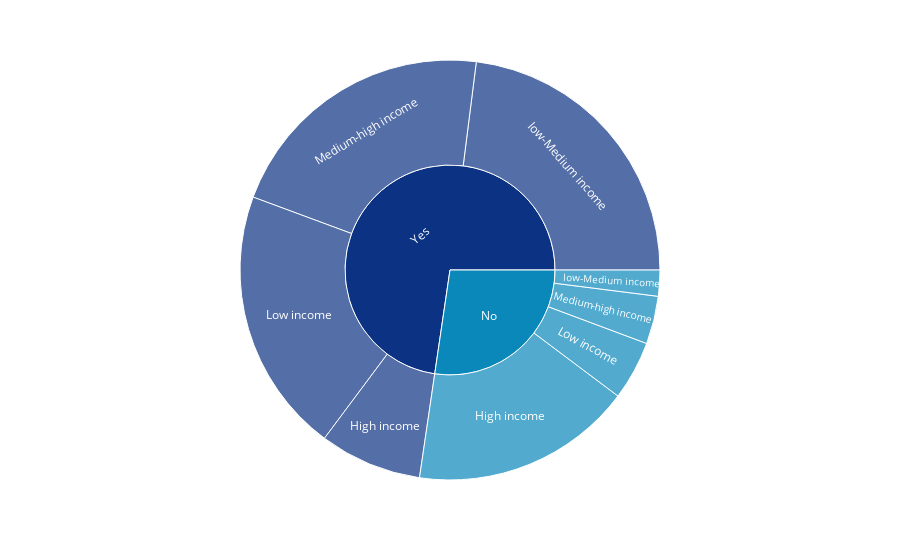

Notebook code cell kept with this figure:
### Markdown cell above
El gasto parece estar positivamente correlacionado con el nivel de ingresos. Verificaremos esto. Dividiremos los Ingresos en cuatro grupos

### Code cell
cut_labels_Income = ['Low income', 'low-Medium income', 'Medium-high income', 'High income']
dff['Income_bins'] = pd.qcut(dff['Income'], q=4,labels=cut_labels_Income)

df = dff[['Income_bins','Has_child']]

fig = px.sunburst(df, path=['Has_child','Income_bins'],color_discrete_sequence=px.colors.diverging.Portland)
fig.show()

### Figure 1 — Plotly figure (JSON) as saved in the notebook; plotly's stock layout.template omitted (floating-point values rounded to 4 significant figures)
{"data": [{"branchvalues": "total", "domain": {"x": [0, 1], "y": [0, 1]}, "hovertemplate": "labels=%{label}<br>count=%{value}<br>parent=%{parent}<br>id=%{id}<extra></extra>", "ids": ["No/Low income", "Yes/Low income", "No/low-Medium income", "Yes/low-Medium income", "No/Medium-high income", "Yes/Medium-high income", "No/High income", "Yes/High income", "No", "Yes"], "labels": ["Low income", "Low income", "low-Medium income", "low-Medium income", "Medium-high income", "Medium-high income", "High income", "High income", "No", "Yes"], "name": "", "parents": ["No", "Yes", "No", "Yes", "No", "Yes", "No", "Yes", "", ""], "type": "sunburst", "values": [100, 449, 44, 505, 81, 469, 375, 173, 600, 1596]}], "layout": {"legend": {"tracegroupgap": 0}, "margin": {"t": 60}, "sunburstcolorway": ["rgb(12,51,131)", "rgb(10,136,186)", "rgb(242,211,56)", "rgb(242,143,56)", "rgb(217,30,30)"]}}
